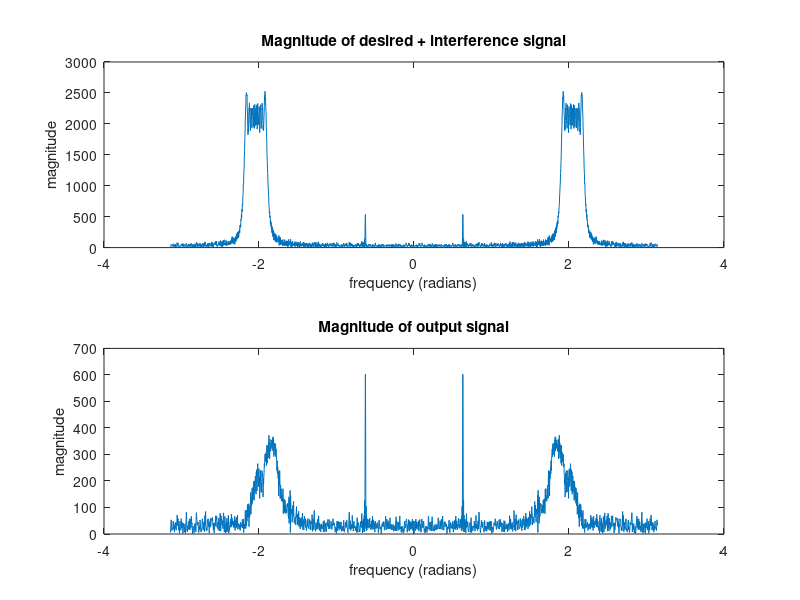
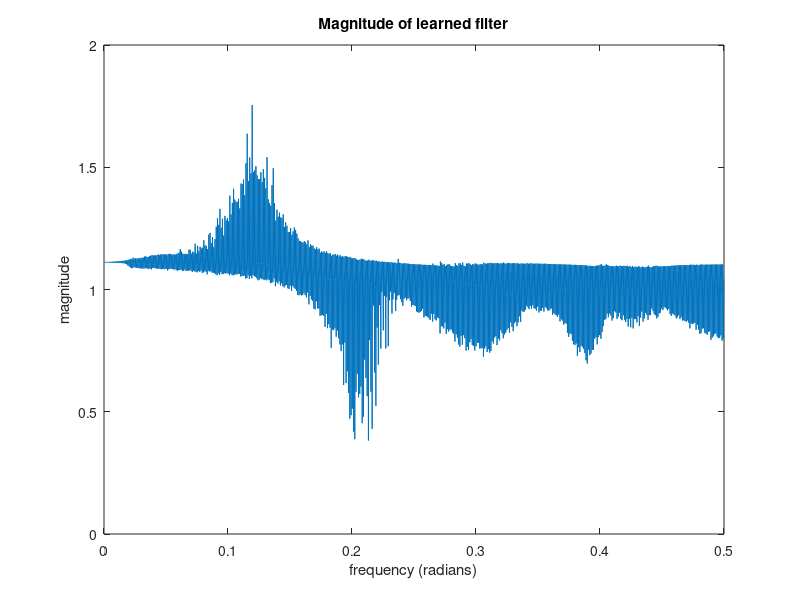
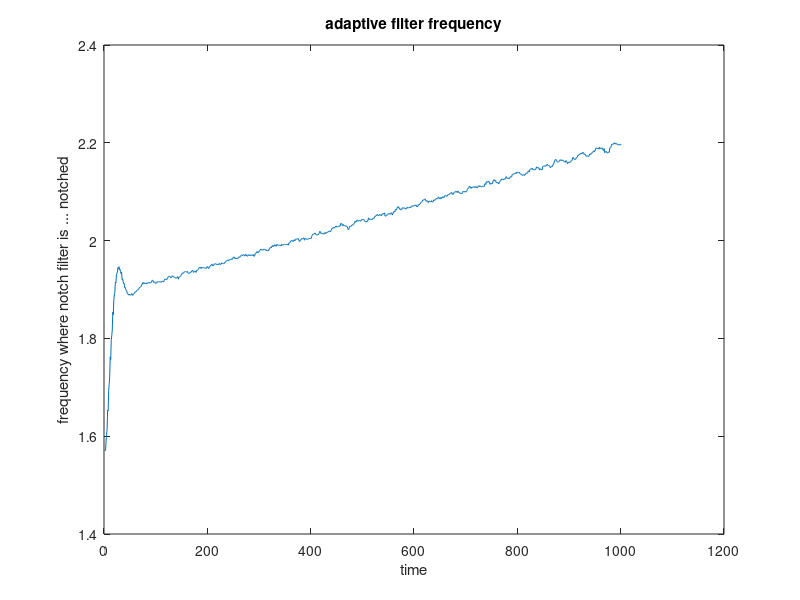

These charts were generated, in order, by the following MATLAB code:
%% Part b - track a chirp signal
%

clc;clear;close all;

%load('speech.mat');
%load('speech_fs.mat');

mu = .0001; % learning rate
f_d = .1;  % desired frequency(s)
l = 1000; %length(data); % length of signals
r = .9; % rejection bandwidth
a = zeros([1 l]); % a = -2cosf_i(w)

n = 1:l;
% generate desired signal (for now a simple sine wave)
x_d = awgn(sin(2*pi*f_d*n),0);

% generate interference signal (very low signal to interference ratio)
f0 = .3;
f1 = .35;
t = 1:l;
t1 = l;
x_ispeech = 30*chirp(t,f0,t1,f1);
%x_n = (data'/2) + x_ispeech;

% mix signals
x_i = 30*chirp(t,f0,t1,f1);
x_n = x_d + x_i;

%initialize output vector
y_n = zeros([1 length(x_n)]);

% learn adaptive notch filter
for i = 3:length(x_n)
    
    % calculate intermediate sample
    e_n = x_n(i) + a(i)*x_n(i-1) + x_n(i-2);
    
    % calculate output sample
    y_n(i) = e_n - r*a(i)*y_n(i-1) - (r^2)*y_n(i-2);
    
    % update parameter a
    a(i+1) = a(i) - mu*y_n(i)*x_n(i-1);
    
    % reset a to 0 if outside -2 <= a <= 2 bound
    if (a(i+1) <= -2)
        a(i+1) = 0;
    end
    if (a(i+1) >= 2)
        a(i+1) = 0;
    end
    
end

% plot frequency response of input signal
% w = linspace(-pi,pi,l*2);
% H = abs(fftshift(fft(x_d, l*2)));
% figure;
% plot(w,H)
% title('Magnitude of input signal');
% xlabel('frequency (radians)');
% ylabel('magnitude');

% plot frequency response of corrupted signal
w = linspace(-pi,pi,l*2);
H = abs(fftshift(fft(x_n, l*2)));
figure;
subplot(2,1,1)
plot(w,H)
title('Magnitude of desired + interference signal');
xlabel('frequency (radians)');
ylabel('magnitude');

% plot frequency response of output signal
w = linspace(-pi,pi,l*2);
H = abs(fftshift(fft(y_n, l*2)));
subplot(2,1,2)
plot(w,H)
title('Magnitude of output signal');
xlabel('frequency (radians)');
ylabel('magnitude');

% frequency response of learned filter ** normalized so freq appears 0 to
% .5
b = [1 a 1];
aa = [1 r*a r*r];
[H,w] = freqz(b,aa,l*2);
figure;
plot(w/(2*pi),abs(H))
title('Magnitude of learned filter');
xlabel('frequency (radians)');
ylabel('magnitude');

% plot a which is frequncy of notch filter (to observe how well it adapts)
figure;
plot(acos(a/-2));
title('adaptive filter frequency');
xlabel('time');
ylabel('frequency where notch filter is ... notched');

